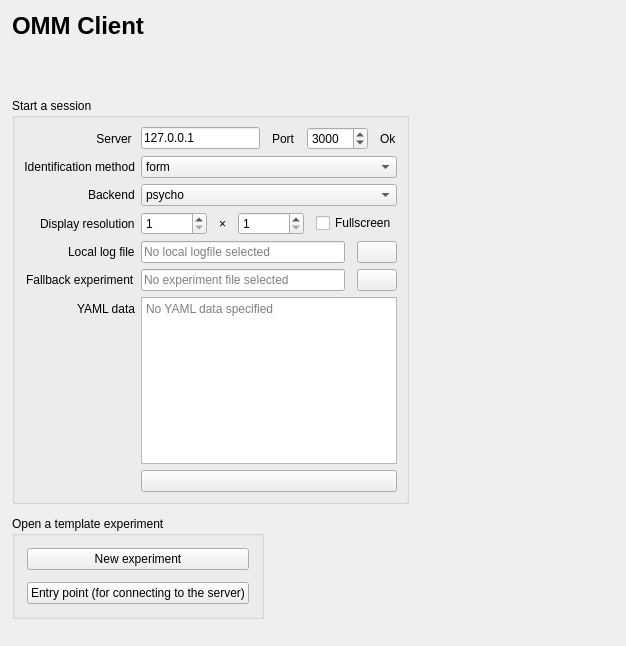
<?xml version="1.0" encoding="UTF-8"?>
<ui version="4.0">
 <class>Form</class>
 <widget class="QWidget" name="Form">
  <property name="geometry">
   <rect>
    <x>0</x>
    <y>0</y>
    <width>626</width>
    <height>646</height>
   </rect>
  </property>
  <property name="windowTitle">
   <string>Form</string>
  </property>
  <layout class="QVBoxLayout" name="verticalLayout_2">
   <property name="spacing">
    <number>12</number>
   </property>
   <property name="leftMargin">
    <number>12</number>
   </property>
   <property name="topMargin">
    <number>12</number>
   </property>
   <property name="rightMargin">
    <number>12</number>
   </property>
   <property name="bottomMargin">
    <number>12</number>
   </property>
   <item>
    <widget class="QLabel" name="header">
     <property name="text">
      <string>&lt;h1&gt;OMM Client&lt;h1&gt;</string>
     </property>
    </widget>
   </item>
   <item>
    <widget class="QGroupBox" name="groupBox">
     <property name="sizePolicy">
      <sizepolicy hsizetype="Fixed" vsizetype="Preferred">
       <horstretch>0</horstretch>
       <verstretch>0</verstretch>
      </sizepolicy>
     </property>
     <property name="title">
      <string>Start a session</string>
     </property>
     <layout class="QFormLayout" name="formLayout">
      <property name="labelAlignment">
       <set>Qt::AlignRight|Qt::AlignTrailing|Qt::AlignVCenter</set>
      </property>
      <item row="0" column="0">
       <widget class="QLabel" name="label_subject">
        <property name="text">
         <string>Server </string>
        </property>
        <property name="alignment">
         <set>Qt::AlignRight|Qt::AlignTrailing|Qt::AlignVCenter</set>
        </property>
       </widget>
      </item>
      <item row="0" column="1">
       <widget class="QWidget" name="widget" native="true">
        <layout class="QHBoxLayout" name="horizontalLayout">
         <property name="spacing">
          <number>12</number>
         </property>
         <property name="leftMargin">
          <number>0</number>
         </property>
         <property name="topMargin">
          <number>0</number>
         </property>
         <property name="rightMargin">
          <number>0</number>
         </property>
         <property name="bottomMargin">
          <number>0</number>
         </property>
         <item>
          <widget class="QLineEdit" name="cfg_omm_server">
           <property name="text">
            <string>127.0.0.1</string>
           </property>
          </widget>
         </item>
         <item>
          <widget class="QLabel" name="label_2">
           <property name="text">
            <string>Port</string>
           </property>
          </widget>
         </item>
         <item>
          <widget class="QSpinBox" name="cfg_omm_port">
           <property name="minimum">
            <number>1</number>
           </property>
           <property name="maximum">
            <number>10000</number>
           </property>
           <property name="value">
            <number>3000</number>
           </property>
          </widget>
         </item>
         <item>
          <widget class="QLabel" name="label_server_status">
           <property name="text">
            <string>Ok</string>
           </property>
          </widget>
         </item>
        </layout>
       </widget>
      </item>
      <item row="1" column="0">
       <widget class="QLabel" name="label">
        <property name="text">
         <string>Identification method</string>
        </property>
        <property name="alignment">
         <set>Qt::AlignRight|Qt::AlignTrailing|Qt::AlignVCenter</set>
        </property>
       </widget>
      </item>
      <item row="1" column="1">
       <widget class="QComboBox" name="cfg_omm_detector">
        <item>
         <property name="text">
          <string>form</string>
         </property>
         <property name="icon">
          <iconset theme="input-keyboard">
           <normaloff>.</normaloff>.</iconset>
         </property>
        </item>
        <item>
         <property name="text">
          <string>keypress</string>
         </property>
         <property name="icon">
          <iconset theme="input-keyboard">
           <normaloff>.</normaloff>.</iconset>
         </property>
        </item>
        <item>
         <property name="text">
          <string>rfid</string>
         </property>
         <property name="icon">
          <iconset theme="network-receive">
           <normaloff>.</normaloff>.</iconset>
         </property>
        </item>
       </widget>
      </item>
      <item row="2" column="0">
       <widget class="QLabel" name="label_3">
        <property name="text">
         <string>Backend</string>
        </property>
       </widget>
      </item>
      <item row="2" column="1">
       <widget class="QComboBox" name="cfg_omm_backend">
        <item>
         <property name="text">
          <string>psycho</string>
         </property>
         <property name="icon">
          <iconset theme="os-psychopy">
           <normaloff>.</normaloff>.</iconset>
         </property>
        </item>
        <item>
         <property name="text">
          <string>psycho_legacy</string>
         </property>
         <property name="icon">
          <iconset theme="os-psychopy">
           <normaloff>.</normaloff>.</iconset>
         </property>
        </item>
        <item>
         <property name="text">
          <string>legacy</string>
         </property>
         <property name="icon">
          <iconset theme="os-pygame">
           <normaloff>.</normaloff>.</iconset>
         </property>
        </item>
        <item>
         <property name="text">
          <string>xpyriment</string>
         </property>
         <property name="icon">
          <iconset theme="os-expyriment">
           <normaloff>.</normaloff>.</iconset>
         </property>
        </item>
       </widget>
      </item>
      <item row="3" column="0">
       <widget class="QLabel" name="label_4">
        <property name="text">
         <string>Display resolution</string>
        </property>
       </widget>
      </item>
      <item row="3" column="1">
       <widget class="QWidget" name="widget_2" native="true">
        <layout class="QHBoxLayout" name="horizontalLayout_2">
         <property name="spacing">
          <number>12</number>
         </property>
         <property name="leftMargin">
          <number>0</number>
         </property>
         <property name="topMargin">
          <number>0</number>
         </property>
         <property name="rightMargin">
          <number>0</number>
         </property>
         <property name="bottomMargin">
          <number>0</number>
         </property>
         <item>
          <widget class="QSpinBox" name="cfg_omm_width">
           <property name="minimum">
            <number>1</number>
           </property>
           <property name="maximum">
            <number>10000</number>
           </property>
          </widget>
         </item>
         <item>
          <widget class="QLabel" name="label_5">
           <property name="sizePolicy">
            <sizepolicy hsizetype="Fixed" vsizetype="Preferred">
             <horstretch>0</horstretch>
             <verstretch>0</verstretch>
            </sizepolicy>
           </property>
           <property name="text">
            <string>×</string>
           </property>
          </widget>
         </item>
         <item>
          <widget class="QSpinBox" name="cfg_omm_height">
           <property name="minimum">
            <number>1</number>
           </property>
           <property name="maximum">
            <number>10000</number>
           </property>
          </widget>
         </item>
         <item>
          <widget class="QCheckBox" name="cfg_omm_fullscreen">
           <property name="text">
            <string>Fullscreen</string>
           </property>
          </widget>
         </item>
        </layout>
       </widget>
      </item>
      <item row="5" column="0">
       <widget class="QLabel" name="label_8">
        <property name="text">
         <string>Fallback experiment</string>
        </property>
       </widget>
      </item>
      <item row="5" column="1">
       <widget class="QWidget" name="widget_3" native="true">
        <layout class="QHBoxLayout" name="horizontalLayout_3">
         <property name="spacing">
          <number>12</number>
         </property>
         <property name="leftMargin">
          <number>0</number>
         </property>
         <property name="topMargin">
          <number>0</number>
         </property>
         <property name="rightMargin">
          <number>0</number>
         </property>
         <property name="bottomMargin">
          <number>0</number>
         </property>
         <item>
          <widget class="QLineEdit" name="cfg_omm_fallback_experiment">
           <property name="placeholderText">
            <string>No experiment file selected</string>
           </property>
          </widget>
         </item>
         <item>
          <widget class="QPushButton" name="button_fallback_experiment_browse">
           <property name="text">
            <string/>
           </property>
           <property name="icon">
            <iconset theme="document-open">
             <normaloff>.</normaloff>.</iconset>
           </property>
          </widget>
         </item>
        </layout>
       </widget>
      </item>
      <item row="6" column="0">
       <widget class="QLabel" name="label_7">
        <property name="text">
         <string>&lt;html&gt;&lt;head/&gt;&lt;body&gt;&lt;p&gt;YAML data&lt;/p&gt;&lt;/body&gt;&lt;/html&gt;</string>
        </property>
       </widget>
      </item>
      <item row="6" column="1">
       <widget class="QPlainTextEdit" name="omm_yaml_data">
        <property name="placeholderText">
         <string>No YAML data specified</string>
        </property>
       </widget>
      </item>
      <item row="7" column="1">
       <widget class="QPushButton" name="button_start">
        <property name="text">
         <string/>
        </property>
        <property name="icon">
         <iconset theme="os-run">
          <normaloff>.</normaloff>.</iconset>
        </property>
       </widget>
      </item>
      <item row="4" column="1">
       <widget class="QWidget" name="widget_4" native="true">
        <layout class="QHBoxLayout" name="horizontalLayout_4">
         <property name="spacing">
          <number>12</number>
         </property>
         <property name="leftMargin">
          <number>0</number>
         </property>
         <property name="topMargin">
          <number>0</number>
         </property>
         <property name="rightMargin">
          <number>0</number>
         </property>
         <property name="bottomMargin">
          <number>0</number>
         </property>
         <item>
          <widget class="QLineEdit" name="cfg_omm_local_logfile">
           <property name="placeholderText">
            <string>No local logfile selected</string>
           </property>
          </widget>
         </item>
         <item>
          <widget class="QPushButton" name="button_local_logfile_browse">
           <property name="text">
            <string/>
           </property>
           <property name="icon">
            <iconset theme="document-open">
             <normaloff>.</normaloff>.</iconset>
           </property>
          </widget>
         </item>
        </layout>
       </widget>
      </item>
      <item row="4" column="0">
       <widget class="QLabel" name="label_9">
        <property name="text">
         <string>Local log file</string>
        </property>
       </widget>
      </item>
     </layout>
    </widget>
   </item>
   <item>
    <widget class="QGroupBox" name="groupBox_2">
     <property name="sizePolicy">
      <sizepolicy hsizetype="Fixed" vsizetype="Preferred">
       <horstretch>0</horstretch>
       <verstretch>0</verstretch>
      </sizepolicy>
     </property>
     <property name="title">
      <string>Open a template experiment</string>
     </property>
     <layout class="QVBoxLayout" name="verticalLayout">
      <property name="spacing">
       <number>12</number>
      </property>
      <property name="leftMargin">
       <number>12</number>
      </property>
      <property name="topMargin">
       <number>12</number>
      </property>
      <property name="rightMargin">
       <number>12</number>
      </property>
      <property name="bottomMargin">
       <number>12</number>
      </property>
      <item>
       <widget class="QPushButton" name="button_template_experiment">
        <property name="text">
         <string>New experiment</string>
        </property>
        <property name="icon">
         <iconset theme="document-open">
          <normaloff>.</normaloff>.</iconset>
        </property>
       </widget>
      </item>
      <item>
       <widget class="QPushButton" name="button_template_entry_point">
        <property name="text">
         <string>Entry point (for connecting to the server)</string>
        </property>
        <property name="icon">
         <iconset theme="document-open">
          <normaloff>.</normaloff>.</iconset>
        </property>
       </widget>
      </item>
     </layout>
    </widget>
   </item>
   <item>
    <spacer name="verticalSpacer">
     <property name="orientation">
      <enum>Qt::Vertical</enum>
     </property>
     <property name="sizeHint" stdset="0">
      <size>
       <width>20</width>
       <height>40</height>
      </size>
     </property>
    </spacer>
   </item>
  </layout>
 </widget>
 <resources/>
 <connections/>
</ui>
